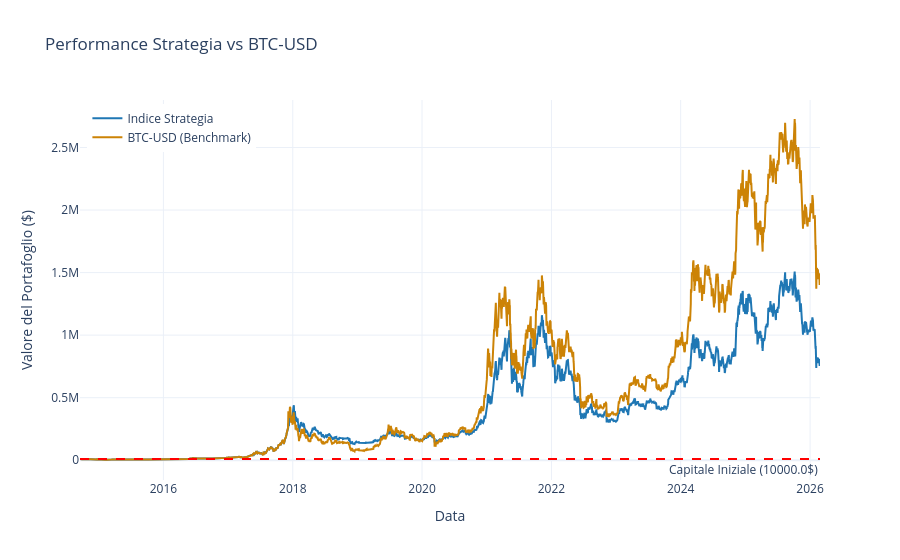
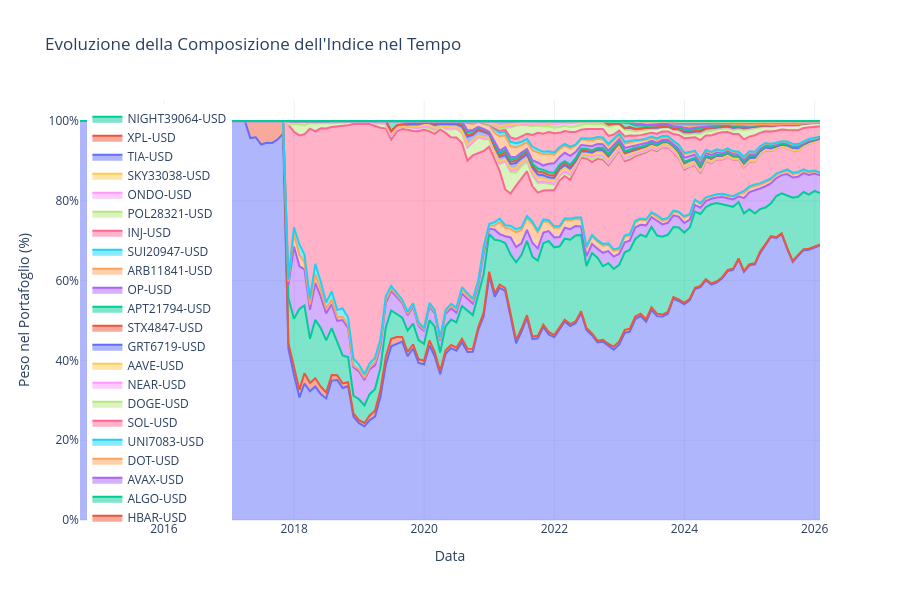

The cell these charts' notebook holds for them, in order:
### Code cell
if __name__ == "__main__":
    # 1. Define the list of assets to include in the portfolio
    # It is recommended to include "BTC-USD" so it is used as benchmark in charts and statistics

    Conio_coin = [
        "BTC-USD", "ETH-USD", "XRP-USD", "SOL-USD", "DOGE-USD", 
        "ADA-USD", "LINK-USD", "AVAX-USD", "DOT-USD", 
        "UNI7083-USD", "SKY33038-USD", "NEAR-USD", "ATOM-USD", 
        "POL28321-USD", "ALGO-USD", "APT21794-USD", "ARB11841-USD", "STX4847-USD", 
        "INJ-USD", "TIA-USD", "GRT6719-USD", "OP-USD", "SUI20947-USD", 
        "XLM-USD", "XPL-USD", "ONDO-USD", "HBAR-USD", 
        "FIL-USD", "AAVE-USD", "NIGHT39064-USD", "ETC-USD", "LTC-USD"
    ]
    
    # 2. Initialize the strategy with starting capital
    strategy = MarketCapIndexStrategy(initial_value=10000.0)
    
    # 3. Import data (e.g., full historical data)
    strategy.import_data(assets=Conio_coin, timeframe="max")
    
    # 4. Run the backtest with dynamic market cap index
    # Wrap in try-except in case of connection or missing data errors
    try:
        strategy.run_strategy(rebalance_freq='ME', min_marketcap=1_000_000_000)  # 1B USD minimum
        
        # 5. Calculate and print statistics
        print("\n--- Performance Statistics ---")
        stats_df = strategy.calculate_stats()
        print(stats_df)
        
        # 6. Display the chart of index performance
        strategy.plot_results()
        
        # 7. Display the composition evolution
        print("\n--- Index Composition Over Time ---")
        strategy.plot_composition()
        
    except ValueError as e:
        print(f"\nError during strategy execution: {e}")

### Figure 1 — Plotly figure (JSON) as saved in the notebook; plotly's stock layout.template omitted (floating-point values rounded to 4 significant figures; data arrays with more than 128 entries replaced by an {"elided": "..."} marker saying what was removed)
{"data": [{"line": {"color": "#1f77b4", "width": 2}, "mode": "lines", "name": "Indice Strategia", "type": "scatter", "x": {"elided": "4181 str values"}, "y": {"elided": "4181 float values"}}, {"line": {"color": "#cc8306", "width": 2}, "mode": "lines", "name": "BTC-USD (Benchmark)", "type": "scatter", "x": {"elided": "4181 str values"}, "y": {"elided": "4181 float values"}}], "layout": {"annotations": [{"showarrow": false, "text": "Capitale Iniziale (10000.0$)", "x": 1, "xanchor": "right", "xref": "x domain", "y": 10000, "yanchor": "top", "yref": "y"}], "hovermode": "x unified", "legend": {"x": 0.01, "xanchor": "left", "y": 0.99, "yanchor": "top"}, "shapes": [{"line": {"color": "red", "dash": "dash"}, "type": "line", "x0": 0, "x1": 1, "xref": "x domain", "y0": 10000, "y1": 10000, "yref": "y"}], "title": {"text": "Performance Strategia vs BTC-USD"}, "xaxis": {"title": {"text": "Data"}}, "yaxis": {"title": {"text": "Valore del Portafoglio ($)"}}}}

### Figure 2 — Plotly figure (JSON) as saved in the notebook; plotly's stock layout.template omitted (floating-point values rounded to 4 significant figures; data arrays with more than 128 entries replaced by an {"elided": "..."} marker saying what was removed)
{"data": [{"hovertemplate": "<b>%{fullData.name}</b><br>%{x|%Y-%m-%d}<br>% del portafoglio: %{y:.1%}<extra></extra>", "mode": "lines", "name": "BTC-USD", "stackgroup": "one", "type": "scatter", "x": {"elided": "138 str values"}, "y": {"elided": "138 float values"}}, {"hovertemplate": "<b>%{fullData.name}</b><br>%{x|%Y-%m-%d}<br>% del portafoglio: %{y:.1%}<extra></extra>", "mode": "lines", "name": "LTC-USD", "stackgroup": "one", "type": "scatter", "x": {"elided": "138 str values"}, "y": {"elided": "138 float values"}}, {"hovertemplate": "<b>%{fullData.name}</b><br>%{x|%Y-%m-%d}<br>% del portafoglio: %{y:.1%}<extra></extra>", "mode": "lines", "name": "ETH-USD", "stackgroup": "one", "type": "scatter", "x": {"elided": "138 str values"}, "y": {"elided": "138 float values"}}, {"hovertemplate": "<b>%{fullData.name}</b><br>%{x|%Y-%m-%d}<br>% del portafoglio: %{y:.1%}<extra></extra>", "mode": "lines", "name": "XRP-USD", "stackgroup": "one", "type": "scatter", "x": {"elided": "138 str values"}, "y": {"elided": "138 float values"}}, {"hovertemplate": "<b>%{fullData.name}</b><br>%{x|%Y-%m-%d}<br>% del portafoglio: %{y:.1%}<extra></extra>", "mode": "lines", "name": "ADA-USD", "stackgroup": "one", "type": "scatter", "x": {"elided": "138 str values"}, "y": {"elided": "138 float values"}}, {"hovertemplate": "<b>%{fullData.name}</b><br>%{x|%Y-%m-%d}<br>% del portafoglio: %{y:.1%}<extra></extra>", "mode": "lines", "name": "XLM-USD", "stackgroup": "one", "type": "scatter", "x": {"elided": "138 str values"}, "y": {"elided": "138 float values"}}, {"hovertemplate": "<b>%{fullData.name}</b><br>%{x|%Y-%m-%d}<br>% del portafoglio: %{y:.1%}<extra></extra>", "mode": "lines", "name": "USDT-USD", "stackgroup": "one", "type": "scatter", "x": {"elided": "138 str values"}, "y": {"elided": "138 float values"}}, {"hovertemplate": "<b>%{fullData.name}</b><br>%{x|%Y-%m-%d}<br>% del portafoglio: %{y:.1%}<extra></extra>", "mode": "lines", "name": "FIL-USD", "stackgroup": "one", "type": "scatter", "x": {"elided": "138 str values"}, "y": {"elided": "138 float values"}}, {"hovertemplate": "<b>%{fullData.name}</b><br>%{x|%Y-%m-%d}<br>% del portafoglio: %{y:.1%}<extra></extra>", "mode": "lines", "name": "ETC-USD", "stackgroup": "one", "type": "scatter", "x": {"elided": "138 str values"}, "y": {"elided": "138 float values"}}, {"hovertemplate": "<b>%{fullData.name}</b><br>%{x|%Y-%m-%d}<br>% del portafoglio: %{y:.1%}<extra></extra>", "mode": "lines", "name": "ATOM-USD", "stackgroup": "one", "type": "scatter", "x": {"elided": "138 str values"}, "y": {"elided": "138 float values"}}, {"hovertemplate": "<b>%{fullData.name}</b><br>%{x|%Y-%m-%d}<br>% del portafoglio: %{y:.1%}<extra></extra>", "mode": "lines", "name": "LINK-USD", "stackgroup": "one", "type": "scatter", "x": {"elided": "138 str values"}, "y": {"elided": "138 float values"}}, {"hovertemplate": "<b>%{fullData.name}</b><br>%{x|%Y-%m-%d}<br>% del portafoglio: %{y:.1%}<extra></extra>", "mode": "lines", "name": "HBAR-USD", "stackgroup": "one", "type": "scatter", "x": {"elided": "138 str values"}, "y": {"elided": "138 float values"}}, {"hovertemplate": "<b>%{fullData.name}</b><br>%{x|%Y-%m-%d}<br>% del portafoglio: %{y:.1%}<extra></extra>", "mode": "lines", "name": "ALGO-USD", "stackgroup": "one", "type": "scatter", "x": {"elided": "138 str values"}, "y": {"elided": "138 float values"}}, {"hovertemplate": "<b>%{fullData.name}</b><br>%{x|%Y-%m-%d}<br>% del portafoglio: %{y:.1%}<extra></extra>", "mode": "lines", "name": "AVAX-USD", "stackgroup": "one", "type": "scatter", "x": {"elided": "138 str values"}, "y": {"elided": "138 float values"}}, {"hovertemplate": "<b>%{fullData.name}</b><br>%{x|%Y-%m-%d}<br>% del portafoglio: %{y:.1%}<extra></extra>", "mode": "lines", "name": "DOT-USD", "stackgroup": "one", "type": "scatter", "x": {"elided": "138 str values"}, "y": {"elided": "138 float values"}}, {"hovertemplate": "<b>%{fullData.name}</b><br>%{x|%Y-%m-%d}<br>% del portafoglio: %{y:.1%}<extra></extra>", "mode": "lines", "name": "UNI7083-USD", "stackgroup": "one", "type": "scatter", "x": {"elided": "138 str values"}, "y": {"elided": "138 float values"}}, {"hovertemplate": "<b>%{fullData.name}</b><br>%{x|%Y-%m-%d}<br>% del portafoglio: %{y:.1%}<extra></extra>", "mode": "lines", "name": "SOL-USD", "stackgroup": "one", "type": "scatter", "x": {"elided": "138 str values"}, "y": {"elided": "138 float values"}}, {"hovertemplate": "<b>%{fullData.name}</b><br>%{x|%Y-%m-%d}<br>% del portafoglio: %{y:.1%}<extra></extra>", "mode": "lines", "name": "DOGE-USD", "stackgroup": "one", "type": "scatter", "x": {"elided": "138 str values"}, "y": {"elided": "138 float values"}}, {"hovertemplate": "<b>%{fullData.name}</b><br>%{x|%Y-%m-%d}<br>% del portafoglio: %{y:.1%}<extra></extra>", "mode": "lines", "name": "NEAR-USD", "stackgroup": "one", "type": "scatter", "x": {"elided": "138 str values"}, "y": {"elided": "138 float values"}}, {"hovertemplate": "<b>%{fullData.name}</b><br>%{x|%Y-%m-%d}<br>% del portafoglio: %{y:.1%}<extra></extra>", "mode": "lines", "name": "AAVE-USD", "stackgroup": "one", "type": "scatter", "x": {"elided": "138 str values"}, "y": {"elided": "138 float values"}}, {"hovertemplate": "<b>%{fullData.name}</b><br>%{x|%Y-%m-%d}<br>% del portafoglio: %{y:.1%}<extra></extra>", "mode": "lines", "name": "GRT6719-USD", "stackgroup": "one", "type": "scatter", "x": {"elided": "138 str values"}, "y": {"elided": "138 float values"}}, {"hovertemplate": "<b>%{fullData.name}</b><br>%{x|%Y-%m-%d}<br>% del portafoglio: %{y:.1%}<extra></extra>", "mode": "lines", "name": "STX4847-USD", "stackgroup": "one", "type": "scatter", "x": {"elided": "138 str values"}, "y": {"elided": "138 float values"}}, {"hovertemplate": "<b>%{fullData.name}</b><br>%{x|%Y-%m-%d}<br>% del portafoglio: %{y:.1%}<extra></extra>", "mode": "lines", "name": "APT21794-USD", "stackgroup": "one", "type": "scatter", "x": {"elided": "138 str values"}, "y": {"elided": "138 float values"}}, {"hovertemplate": "<b>%{fullData.name}</b><br>%{x|%Y-%m-%d}<br>% del portafoglio: %{y:.1%}<extra></extra>", "mode": "lines", "name": "OP-USD", "stackgroup": "one", "type": "scatter", "x": {"elided": "138 str values"}, "y": {"elided": "138 float values"}}, {"hovertemplate": "<b>%{fullData.name}</b><br>%{x|%Y-%m-%d}<br>% del portafoglio: %{y:.1%}<extra></extra>", "mode": "lines", "name": "ARB11841-USD", "stackgroup": "one", "type": "scatter", "x": {"elided": "138 str values"}, "y": {"elided": "138 float values"}}, {"hovertemplate": "<b>%{fullData.name}</b><br>%{x|%Y-%m-%d}<br>% del portafoglio: %{y:.1%}<extra></extra>", "mode": "lines", "name": "SUI20947-USD", "stackgroup": "one", "type": "scatter", "x": {"elided": "138 str values"}, "y": {"elided": "138 float values"}}, {"hovertemplate": "<b>%{fullData.name}</b><br>%{x|%Y-%m-%d}<br>% del portafoglio: %{y:.1%}<extra></extra>", "mode": "lines", "name": "INJ-USD", "stackgroup": "one", "type": "scatter", "x": {"elided": "138 str values"}, "y": {"elided": "138 float values"}}, {"hovertemplate": "<b>%{fullData.name}</b><br>%{x|%Y-%m-%d}<br>% del portafoglio: %{y:.1%}<extra></extra>", "mode": "lines", "name": "POL28321-USD", "stackgroup": "one", "type": "scatter", "x": {"elided": "138 str values"}, "y": {"elided": "138 float values"}}, {"hovertemplate": "<b>%{fullData.name}</b><br>%{x|%Y-%m-%d}<br>% del portafoglio: %{y:.1%}<extra></extra>", "mode": "lines", "name": "ONDO-USD", "stackgroup": "one", "type": "scatter", "x": {"elided": "138 str values"}, "y": {"elided": "138 float values"}}, {"hovertemplate": "<b>%{fullData.name}</b><br>%{x|%Y-%m-%d}<br>% del portafoglio: %{y:.1%}<extra></extra>", "mode": "lines", "name": "SKY33038-USD", "stackgroup": "one", "type": "scatter", "x": {"elided": "138 str values"}, "y": {"elided": "138 float values"}}, {"hovertemplate": "<b>%{fullData.name}</b><br>%{x|%Y-%m-%d}<br>% del portafoglio: %{y:.1%}<extra></extra>", "mode": "lines", "name": "TIA-USD", "stackgroup": "one", "type": "scatter", "x": {"elided": "138 str values"}, "y": {"elided": "138 float values"}}, {"hovertemplate": "<b>%{fullData.name}</b><br>%{x|%Y-%m-%d}<br>% del portafoglio: %{y:.1%}<extra></extra>", "mode": "lines", "name": "XPL-USD", "stackgroup": "one", "type": "scatter", "x": {"elided": "138 str values"}, "y": {"elided": "138 float values"}}, {"hovertemplate": "<b>%{fullData.name}</b><br>%{x|%Y-%m-%d}<br>% del portafoglio: %{y:.1%}<extra></extra>", "mode": "lines", "name": "NIGHT39064-USD", "stackgroup": "one", "type": "scatter", "x": {"elided": "138 str values"}, "y": {"elided": "138 float values"}}], "layout": {"height": 600, "hovermode": "x unified", "legend": {"x": 0.01, "xanchor": "left", "y": 0.99, "yanchor": "top"}, "title": {"text": "Evoluzione della Composizione dell'Indice nel Tempo"}, "xaxis": {"title": {"text": "Data"}}, "yaxis": {"tickformat": ".0%", "title": {"text": "Peso nel Portafoglio (%)"}}}}
